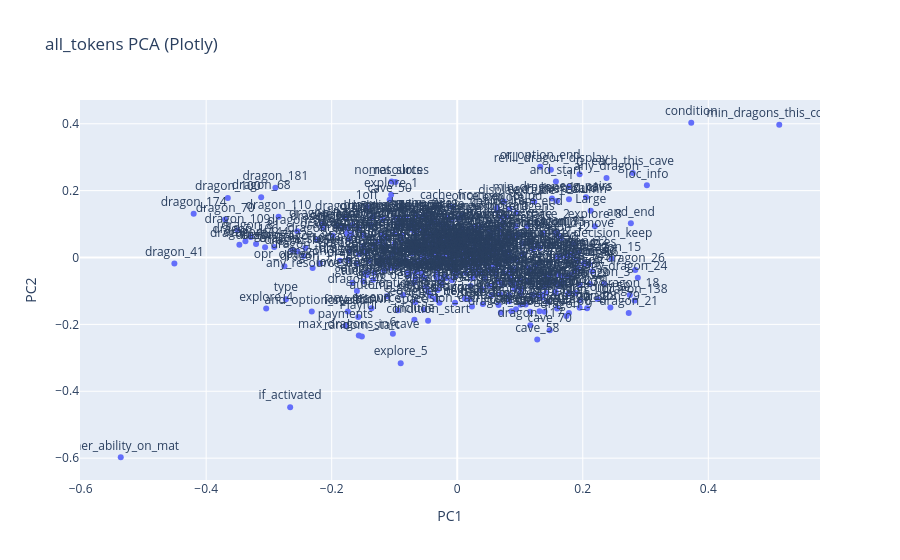
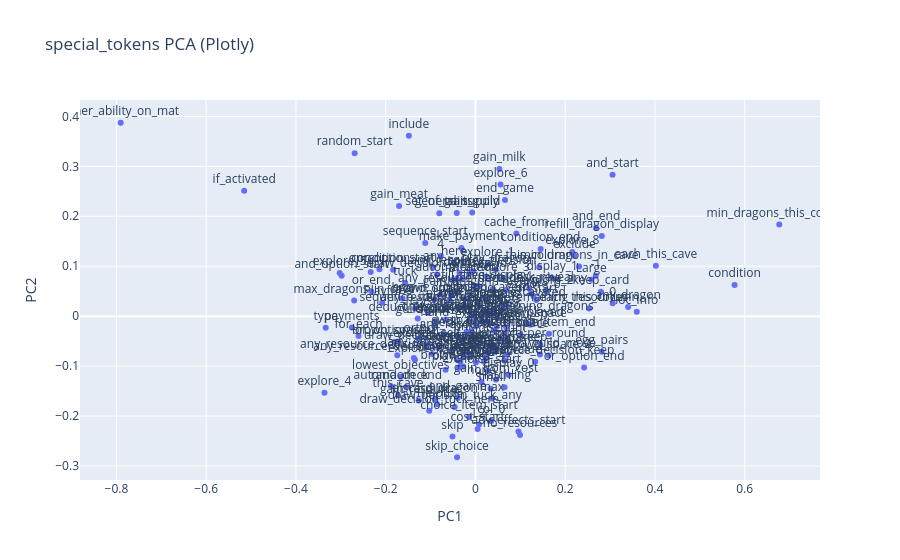
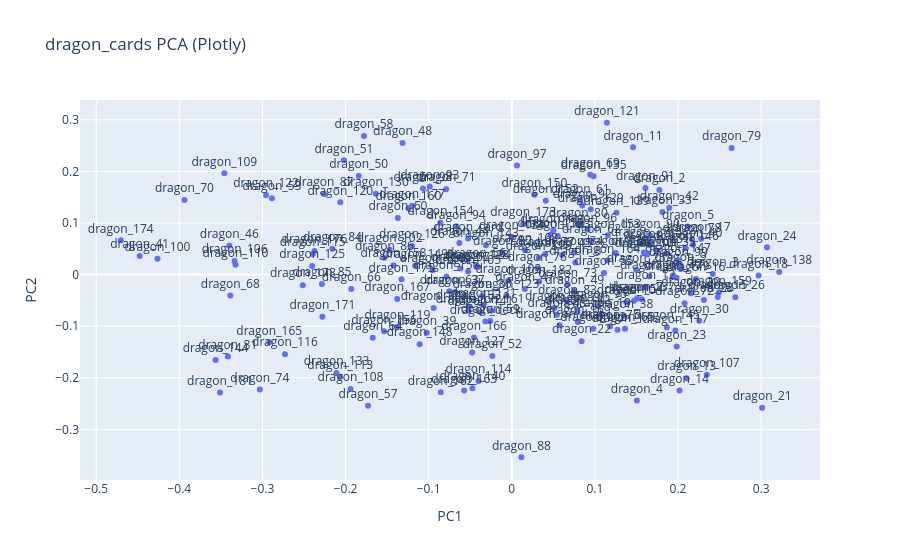
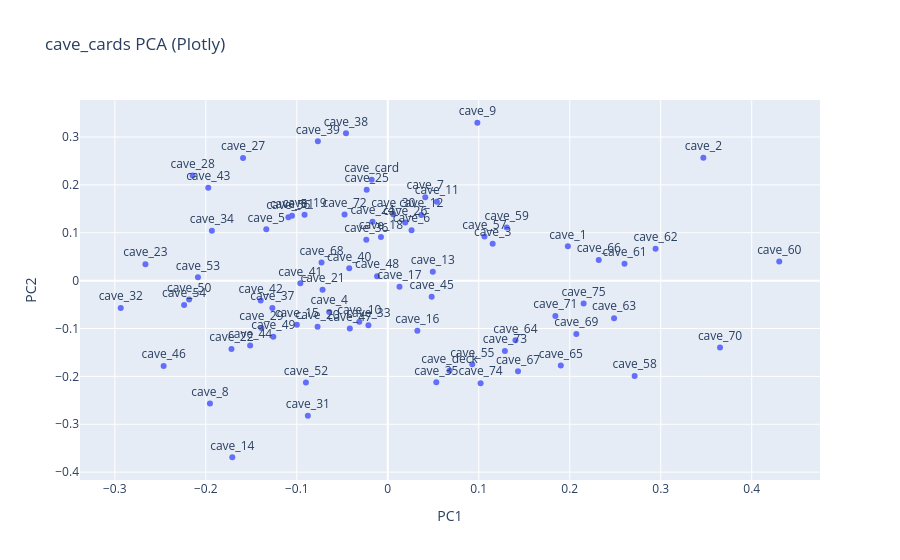

Notebook code for these charts, in order:
### Code cell
model_path = r"checkpoints\ppo\ppo_update_440_5863680_eval_2.078.pt"
summary = visualize_token_embeddings(model_path)
summary

### Figure 1 — Plotly figure (JSON) as saved in the notebook; plotly's stock layout.template omitted (floating-point values rounded to 4 significant figures; data arrays with more than 128 entries replaced by an {"elided": "..."} marker saying what was removed)
{"data": [{"hovertemplate": "PC1=%{x}<br>PC2=%{y}<br>label=%{text}<extra></extra>", "legendgroup": "", "marker": {"color": "#636efa", "symbol": "circle"}, "mode": "markers+text", "name": "", "orientation": "v", "showlegend": false, "text": {"elided": "442 str values"}, "textposition": "top center", "type": "scatter", "x": {"elided": "442 float values"}, "xaxis": "x", "y": {"elided": "442 float values"}, "yaxis": "y"}], "layout": {"legend": {"tracegroupgap": 0}, "showlegend": false, "title": {"text": "all_tokens PCA (Plotly)"}, "xaxis": {"anchor": "y", "domain": [0, 1], "title": {"text": "PC1"}}, "yaxis": {"anchor": "x", "domain": [0, 1], "title": {"text": "PC2"}}}}

### Figure 2 — Plotly figure (JSON) as saved in the notebook; plotly's stock layout.template omitted (floating-point values rounded to 4 significant figures; data arrays with more than 128 entries replaced by an {"elided": "..."} marker saying what was removed)
{"data": [{"hovertemplate": "PC1=%{x}<br>PC2=%{y}<br>label=%{text}<extra></extra>", "legendgroup": "", "marker": {"color": "#636efa", "symbol": "circle"}, "mode": "markers+text", "name": "", "orientation": "v", "showlegend": false, "text": {"elided": "179 str values"}, "textposition": "top center", "type": "scatter", "x": {"elided": "179 float values"}, "xaxis": "x", "y": {"elided": "179 float values"}, "yaxis": "y"}], "layout": {"legend": {"tracegroupgap": 0}, "showlegend": false, "title": {"text": "special_tokens PCA (Plotly)"}, "xaxis": {"anchor": "y", "domain": [0, 1], "title": {"text": "PC1"}}, "yaxis": {"anchor": "x", "domain": [0, 1], "title": {"text": "PC2"}}}}

### Figure 3 — Plotly figure (JSON) as saved in the notebook; plotly's stock layout.template omitted (floating-point values rounded to 4 significant figures; data arrays with more than 128 entries replaced by an {"elided": "..."} marker saying what was removed)
{"data": [{"hovertemplate": "PC1=%{x}<br>PC2=%{y}<br>label=%{text}<extra></extra>", "legendgroup": "", "marker": {"color": "#636efa", "symbol": "circle"}, "mode": "markers+text", "name": "", "orientation": "v", "showlegend": false, "text": {"elided": "186 str values"}, "textposition": "top center", "type": "scatter", "x": {"elided": "186 float values"}, "xaxis": "x", "y": {"elided": "186 float values"}, "yaxis": "y"}], "layout": {"legend": {"tracegroupgap": 0}, "showlegend": false, "title": {"text": "dragon_cards PCA (Plotly)"}, "xaxis": {"anchor": "y", "domain": [0, 1], "title": {"text": "PC1"}}, "yaxis": {"anchor": "x", "domain": [0, 1], "title": {"text": "PC2"}}}}

### Figure 4 — Plotly figure (JSON) as saved in the notebook; plotly's stock layout.template omitted (floating-point values rounded to 4 significant figures)
{"data": [{"hovertemplate": "PC1=%{x}<br>PC2=%{y}<br>label=%{text}<extra></extra>", "legendgroup": "", "marker": {"color": "#636efa", "symbol": "circle"}, "mode": "markers+text", "name": "", "orientation": "v", "showlegend": false, "text": ["cave_deck", "cave_card", "cave_1", "cave_2", "cave_3", "cave_4", "cave_5", "cave_6", "cave_7", "cave_8", "cave_9", "cave_10", "cave_11", "cave_12", "cave_13", "cave_14", "cave_15", "cave_16", "cave_17", "cave_18", "cave_19", "cave_20", "cave_21", "cave_22", "cave_23", "cave_24", "cave_25", "cave_26", "cave_27", "cave_28", "cave_29", "cave_30", "cave_31", "cave_32", "cave_33", "cave_34", "cave_35", "cave_36", "cave_37", "cave_38", "cave_39", "cave_40", "cave_41", "cave_42", "cave_43", "cave_44", "cave_45", "cave_46", "cave_47", "cave_48", "cave_49", "cave_50", "cave_51", "cave_52", "cave_53", "cave_54", "cave_55", "cave_56", "cave_57", "cave_58", "cave_59", "cave_60", "cave_61", "cave_62", "cave_63", "cave_64", "cave_65", "cave_66", "cave_67", "cave_68", "cave_69", "cave_70", "cave_71", "cave_72", "cave_73", "cave_74", "cave_75"], "textposition": "top center", "type": "scatter", "x": [0.06785, -0.01771, 0.1979, 0.3468, 0.1153, -0.06435, -0.1335, 0.02611, 0.04121, -0.1955, 0.09845, -0.03131, 0.05393, 0.03681, 0.04951, -0.1709, -0.09993, 0.0325, 0.01285, -0.007512, -0.09148, -0.07719, -0.07166, -0.1718, -0.2663, -0.01677, -0.02317, 0.01917, -0.1591, -0.2145, -0.1389, 0.006026, -0.08786, -0.2935, -0.02127, -0.1934, 0.05332, -0.02362, -0.1269, -0.04594, -0.07684, -0.04237, -0.09611, -0.1397, -0.1973, -0.1513, 0.04823, -0.2463, -0.04174, -0.01177, -0.1258, -0.2183, -0.1053, -0.08998, -0.2086, -0.2239, 0.09285, -0.1092, 0.1063, 0.2713, 0.1307, 0.4303, 0.2602, 0.2943, 0.2487, 0.1403, 0.1902, 0.2319, 0.1431, -0.07281, 0.2072, 0.3652, 0.1842, -0.04749, 0.1287, 0.102, 0.2152], "xaxis": "x", "y": [-0.188, 0.2108, 0.07164, 0.2566, 0.07735, -0.06539, 0.1072, 0.1055, 0.1745, -0.2565, 0.3299, -0.08566, 0.165, 0.1369, 0.01837, -0.3689, -0.09208, -0.1044, -0.0127, 0.09124, 0.1377, -0.09603, -0.01907, -0.1426, 0.03447, 0.123, 0.1897, 0.1212, 0.2561, 0.2196, -0.09877, 0.1386, -0.2821, -0.05715, -0.09303, 0.1042, -0.2123, 0.08563, -0.05707, 0.3079, 0.2911, 0.02582, -0.005604, -0.04134, 0.1942, -0.1355, -0.03367, -0.1781, -0.09984, 0.009439, -0.1172, -0.03931, 0.1358, -0.2128, 0.006916, -0.05109, -0.1748, 0.1325, 0.09247, -0.1991, 0.1108, 0.03996, 0.03512, 0.06639, -0.07835, -0.1247, -0.1771, 0.04299, -0.1894, 0.03816, -0.1113, -0.1394, -0.07386, 0.1382, -0.147, -0.2141, -0.04785], "yaxis": "y"}], "layout": {"legend": {"tracegroupgap": 0}, "showlegend": false, "title": {"text": "cave_cards PCA (Plotly)"}, "xaxis": {"anchor": "y", "domain": [0, 1], "title": {"text": "PC1"}}, "yaxis": {"anchor": "x", "domain": [0, 1], "title": {"text": "PC2"}}}}
